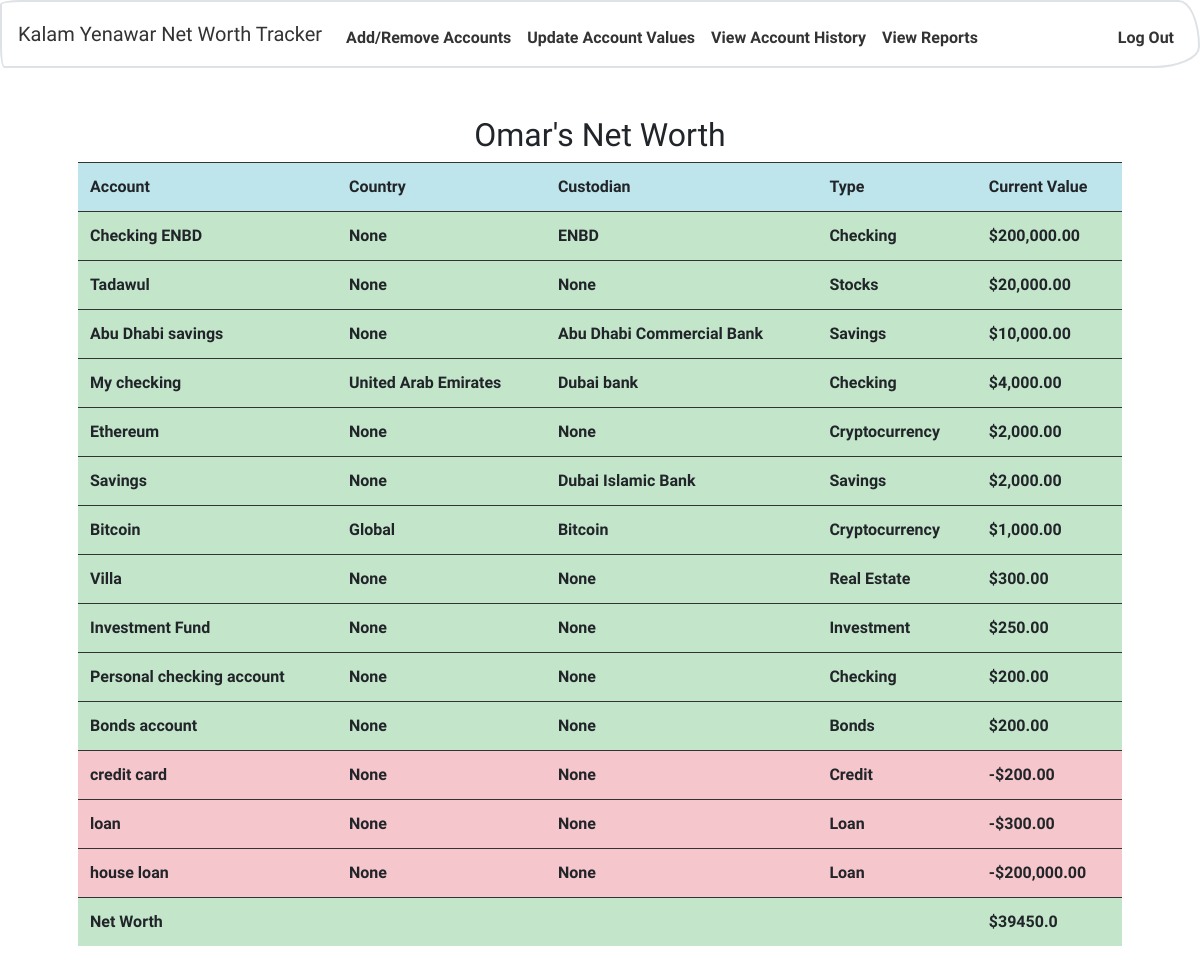
Page / (signed in) on the committed database.
### tables this page shows
CREATE TABLE 'users' ('id' INTEGER PRIMARY KEY AUTOINCREMENT NOT NULL, 'username' TEXT NOT NULL, 'hash' TEXT NOT NULL, 'realname' varchar(20));

CREATE TABLE 'accounts' ('id' integer PRIMARY KEY AUTOINCREMENT NOT NULL, 'name' varchar(20) NOT NULL, 'userid' integer NOT NULL, 'value' real, 'type' varchar(20) NOT NULL, custodian varchar(255), country varchar(255));

### application.py (the view)
@app.route("/")
@login_required
def index():
    user_id = session['user_id']
    accounts = db.execute("SELECT * FROM accounts WHERE userid = :user_id ORDER BY value DESC", user_id=user_id)
    user = db.execute("SELECT * FROM users WHERE id = :user_id", user_id=user_id)
    total = 0
    for row in accounts:
        total += row['value']
    return render_template("index.html", accounts=accounts, user=user, total=total)

### application.py (called while the page is built)
@app.after_request
def after_request(response):
    response.headers["Cache-Control"] = "no-cache, no-store, must-revalidate"
    response.headers["Expires"] = 0
    response.headers["Pragma"] = "no-cache"
    return response

### helpers.py (called while the page is built)
def login_required(f):
    @wraps(f)
    def decorated_function(*args, **kwargs):
        if session.get("user_id") is None:
            return redirect("/login")
        return f(*args, **kwargs)
    return decorated_function

### templates/index.html (shortened to what this page needs)
{% extends "layout.html" %}
{% block main %}
    {% if user[0]['realname'] == NULL %}
        <h2>{{ user[0]['username'] }}'s Net Worth</h2>
    {% else %}
        <h2>{{ user[0]['realname'] }}'s Net Worth</h2>
    {% endif %}
    <table class="table table-hover">
        <tr class="table-info">
            <th>Account</th>
            <th>Country</th>
            <th>Custodian</th>
            <th>Type</th>
            <th>Current Value</th>
        </tr>
        {% for row in accounts %}
        {% if row['value'] < 0 %}
        <tr class="table-danger">
        {% else %}
        <tr class="table-success">
        {% endif %}
            <td>{{ row['name'] }}</td>
            <td>{{ row['country'] }}</td>
            <td>{{ row['custodian'] }}</td>
            <td>{{ row['type'] }}</td>
            {% if row['value'] < 0 %}
            <td>-${{ "{:,.2f}".format(row['value'] * -1) }}</td>
            {% else %}
            <td>${{ "{:,.2f}".format(row['value']) }}</td>
            {% endif %}
        </tr>
        {% endfor %}
        {% if total > 0 %}
        <tr class="table-success">
            <td>Net Worth</td>
            <td></td>
            <td></td>
            <td></td>
            <td>${{ total }}</td>
        </tr>
        {% endif %}
    </table>
{% endblock %}

### rows in the picture
users: realname "Omar"
accounts: name "Checking ENBD", country "None", custodian "ENBD", type "Checking", value "200,000.00"
accounts: name "Tadawul", country "None", custodian "None", type "Stocks", value "20,000.00"
accounts: name "Abu Dhabi savings", country "None", custodian "Abu Dhabi Commercial Bank", type "Savings", value "10,000.00"
accounts: name "My checking", country "United Arab Emirates", custodian "Dubai bank", type "Checking", value "4,000.00"
accounts: name "Ethereum", country "None", custodian "None", type "Cryptocurrency", value "2,000.00"
accounts: name "Savings", country "None", custodian "Dubai Islamic Bank", type "Savings", value "2,000.00"
accounts: name "Bitcoin", country "Global", custodian "Bitcoin", type "Cryptocurrency", value "1,000.00"
accounts: name "Villa", country "None", custodian "None", type "Real Estate", value "300.00"
accounts: name "Investment Fund", country "None", custodian "None", type "Investment", value "250.00"
accounts: name "Personal checking account", country "None", custodian "None", type "Checking", value "200.00"
accounts: name "Bonds account", country "None", custodian "None", type "Bonds", value "200.00"
accounts: name "credit card", country "None", custodian "None", type "Credit", value "200.00"
accounts: name "loan", country "None", custodian "None", type "Loan", value "300.00"
accounts: name "house loan", country "None", custodian "None", type "Loan", value "200,000.00"

### other values in the picture
{{ total }} "39450.0"
